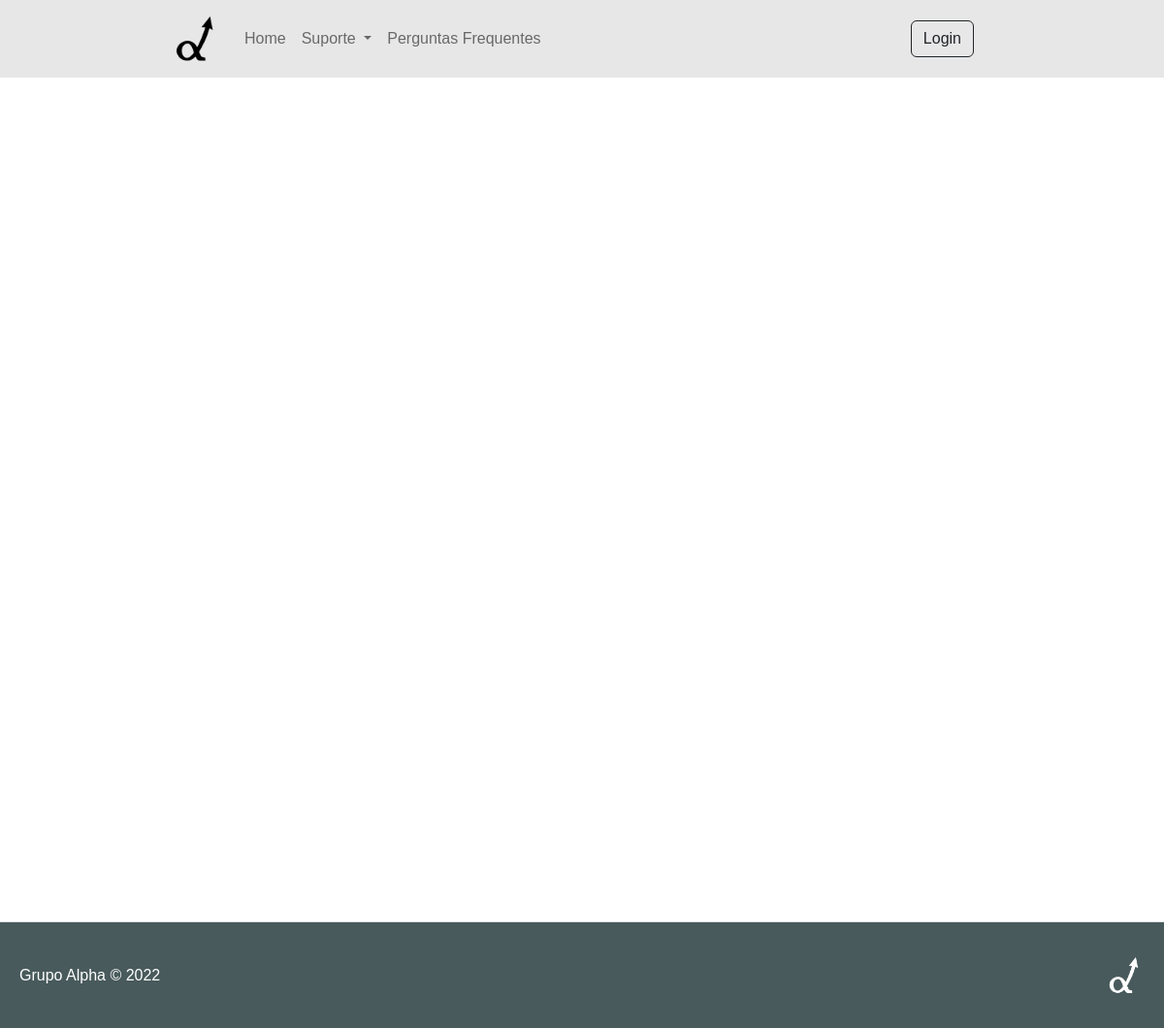
/consult_requests, run on an earlier commit of the app's database.
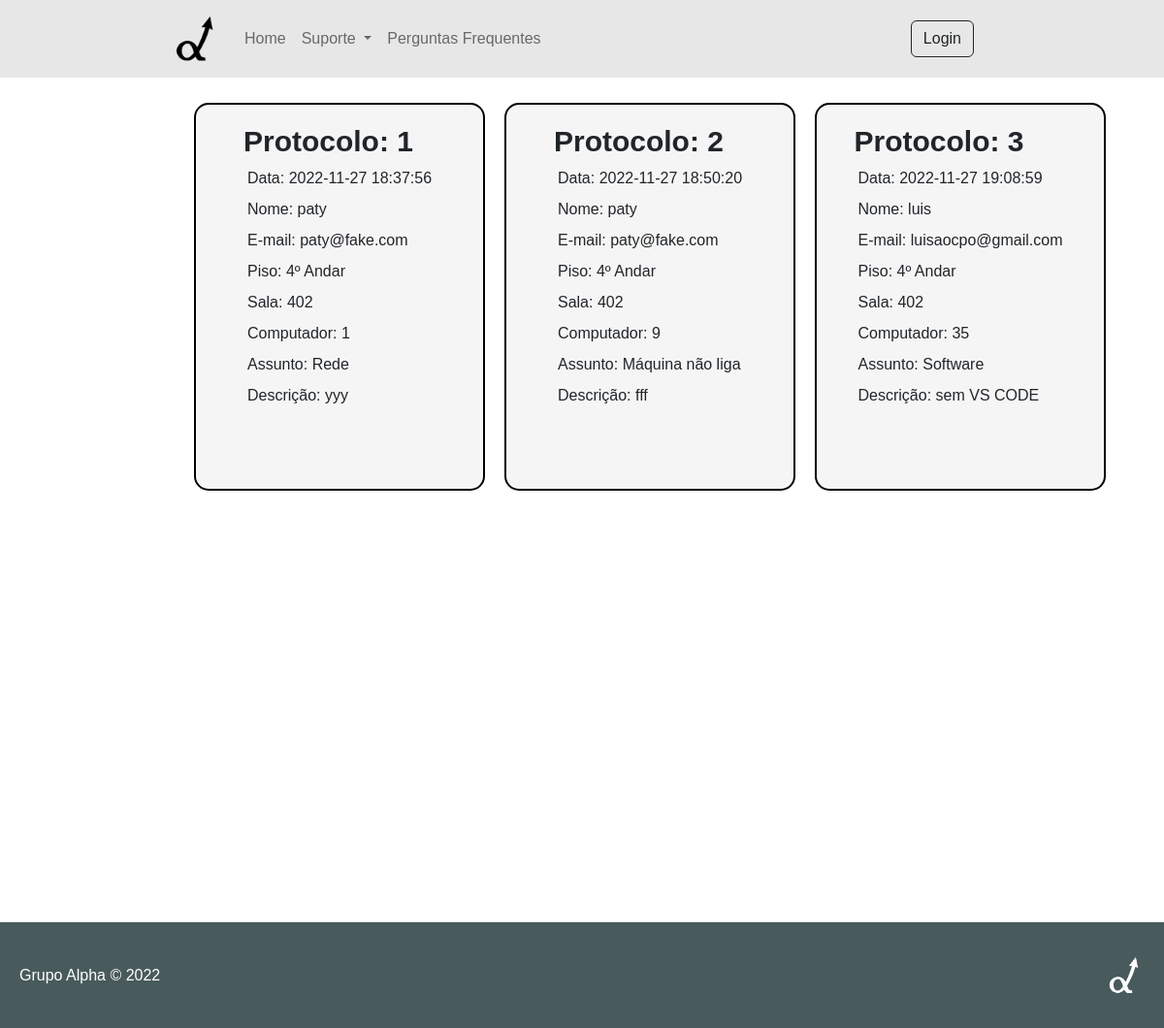
And on a later commit of the database.
### tables this page shows
CREATE TABLE issue_history (
    id INTEGER PRIMARY KEY AUTOINCREMENT,
    created DATE DEFAULT (datetime('now','localtime')),
    names TEXT NOT NULL,
    mails TEXT NOT NULL,
    floors TEXT NOT NULL,
    rooms TEXT NOT NULL,
    pcs TEXT NOT NULL,
    subjects TEXT NOT NULL,
    descriptions TEXT NOT NULL
);

### app/routes.py (the view)
@app.route('/consult_requests', methods=['GET','POST'])
def consult_requests():
    conn = get_db_connection()
    issue_history = conn.execute('SELECT * FROM issue_history').fetchall()
    conn.close()
    return render_template('consult_requests.html', issue_history=issue_history)

### app/routes.py (called while the page is built)
def get_db_connection():
    conn = sqlite3.connect('database.db')
    conn.row_factory = sqlite3.Row
    return conn

### app/templates/consult_requests.html (shortened to what this page needs)
{% extends 'base.html' %}
{% block conteudo %}
        <section class="sectionConsultRequests">
                    <div class="table-responsive">
                        {% for issue in issue_history %}
                            <div class="card {{issue['id']}}">
                                <section class="chamados">
                                    <div class="protocolo">Protocolo: {{ issue['id'] }}</div>
                                    <p class="itens">Data: {{ issue['created'] }} </p>
                                    <p class="itens">Nome: {{ issue['names'] }}</p>
                                    <p class="itens">E-mail: {{ issue['mails'] }}</p>
                                    <p class="itens">Piso: {{ issue['floors'] }}</p>
                                    <p class="itens">Sala: {{ issue['rooms'] }}</p>
                                    <p class="itens">Computador: {{ issue['pcs'] }}</p>
                                    <p class="itens">Assunto: {{ issue['subjects'] }}</p>
                                    <p class="itens">Descrição: {{ issue['descriptions'] }}</p>
                                </section>
                            </div>
                        {% endfor %}
                    </div>
        </section>
{% endblock %}

### app/templates/base.html (shortened to what this page needs)
<!DOCTYPE html>
<html lang="pt-BR">
    <head>
        <link href="https://cdn.jsdelivr.net/npm/bootstrap@5.2.1/dist/css/bootstrap.min.css" rel="stylesheet">
        <link rel="stylesheet" href="../static/css/styles.css">
    </head>
    <body>
        <div class="navbarWrapper" style="width: 100%; height: auto; background: #e7e7e7;">
            <nav class="navbar navbar-expand-lg m-auto">
                <div class="container-fluid">
                    <img src="../static/img/logo.png" alt="Logo Header" class="logoHeader">
                    <div class="collapse navbar-collapse menuMobile" id="navbarSupportedContent">
                        <ul class="navbar-nav me-auto mb-2 mb-lg-0">
                            <li class="nav-item">
                                <a class="nav-link" aria-current="page" href="home">Home</a>
                            </li>
                            <li class="nav-item dropdown">
                                <a class="nav-link dropdown-toggle" href="#" role="button" data-bs-toggle="dropdown" aria-expanded="false">
                                Suporte
                                </a>
                            </li>
                            <li class="nav-item">
                                <a class="nav-link" href="faq">Perguntas Frequentes</a>
                            </li>
                        </ul>
                        {% if not session %}
                            <form action="/sign_in" class="btnDesktop">
                                <button class="btn btn-outline-dark" type="submit">Login</button>
                            </form>
                        {% endif %}
                    </div>
                </div>
            </nav>
        </div>
        {% block conteudo %}
        {% endblock %}
        <footer class="d-flex flex-wrap justify-content-between align-items-center py-3 border-top" class="margin: 1rem;">
            <p style="margin:auto 0;color:white;">Grupo Alpha &copy; 2022</p>
            <img src="../static/img/logo_white.png" alt="Logo Header" class="logoFooter">
        </footer>
    </body>
</html>

### app/static/css/styles.css (style rules this page uses)
html, body { height: 100%; width: 100%; }
html { padding: 86px 0 0; }
body { font-size: 1rem; font-family: Arial, Helvetica, sans-serif; }
.nav-item .nav-link { margin: 0; }
.logoHeader { height: 48px; width: auto; }
section { margin: 0px auto; padding: 0 0; }
.sectionConsultRequests { padding: 20px; width: 70%; height: 54rem; }
footer { background: #485a5c; display: flex; justify-content: space-between; align-items: center; height: 110px; padding: 0px 20px; }
.logoFooter { height: 50%; width: auto; margin-left: 18%; }
a { color: black; text-decoration: none; }
.dropdown-toggle { outline: 0; }
.navbarWrapper { position: fixed; top: 0; left: 0; z-index: 1000; }
nav { width: 70%; }
.menuMobile { padding: 0 1rem; }
.btnDesktop { display: block; }
.container-fluid { padding: 0.5rem 0; }
.table-responsive { width: 940px; display: flex; flex-wrap: wrap; gap: 20px; }
.card { width: 300px; height: 400px; padding: 15px; background-color: #f5f5f5; border-radius: 15px; border-color: black; border-width: 2px; overflow-y: auto; }
.itens { margin: 4px; }
.chamados { display: flex; flex-direction: column; }
.protocolo { font-size: 30px; margin: 0px; font-weight: bolder; }

What changed in the data, as far as the page shows it:
added issue_history: id "1", created "2022-11-27 18:37:56", names "paty", mails "paty@fake.com", floors "4º Andar", rooms "402", pcs "1", subjects "Rede", descriptions "yyy"
added issue_history: id "2", created "2022-11-27 18:50:20", names "paty", mails "paty@fake.com", floors "4º Andar", rooms "402", pcs "9", subjects "Máquina não liga", descriptions "fff"
added issue_history: id "3", created "2022-11-27 19:08:59", names "luis", mails "luisaocpo@gmail.com", floors "4º Andar", rooms "402", pcs "35", subjects "Software", descriptions "sem VS CODE"
